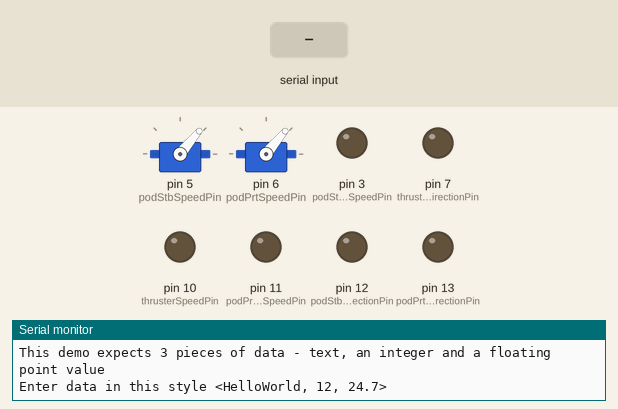
Recording of a sketch running on a simulated Arduino Uno, built with avr-gcc and run on an emulated ATmega328P. Shown: 2 × servo, output pins drawn as LEDs (lit = HIGH), the last lines printed to the serial monitor. Inputs (shaded band) come from the test bench.

Above: at 1.2 s.
1.3 s: "<softSpeedPod:150>" received over Serial
At 2.0 s:
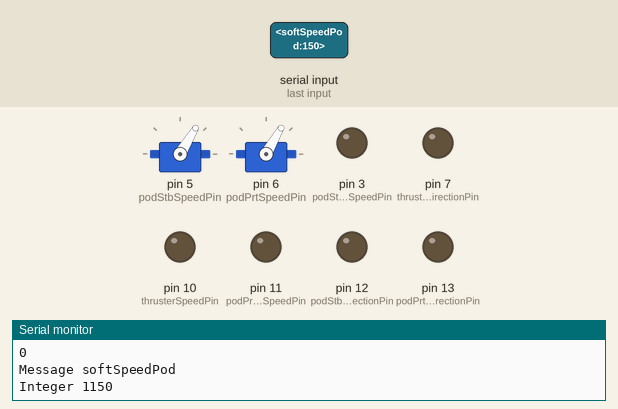
2.8 s: "<ThrusterCommand:1>" received over Serial
At 3.2 s:
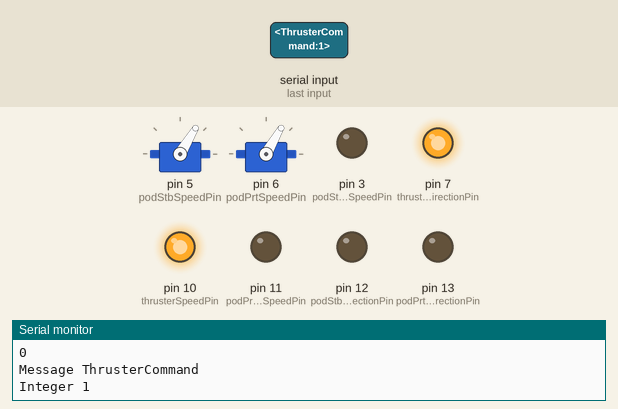
4.3 s: "<softSpeedPod:1>" received over Serial
At 5.5 s:
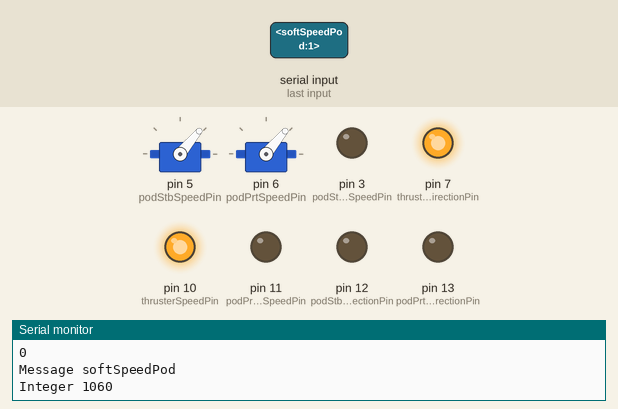
5.8 s: "<ThrusterCommand>" received over Serial
At 6.6 s:
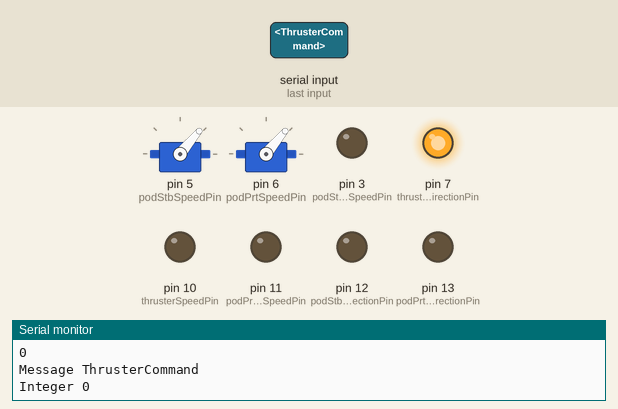
7.3 s: "<softSpeedPod:150>" received over Serial
At 7.8 s:
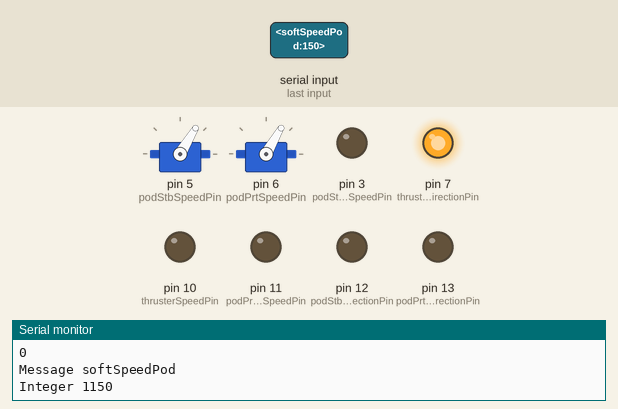
8.8 s: "<softSpeedPod>" received over Serial
At 10.1 s:
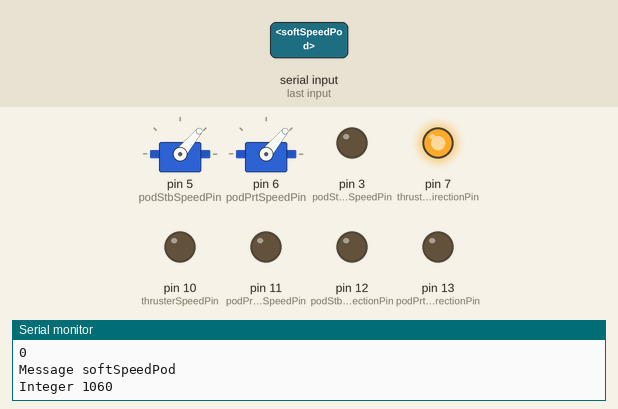
Timing chart, 0 to 11.3 s (numbered marks = the images above; inputs shaded):
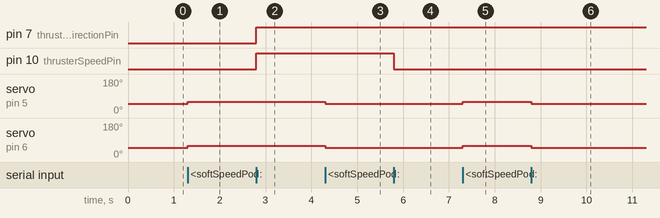

The sketch:

ArduinoRead.ino
```cpp
#include <Servo.h>

int softSpeedPod = 0;
int cmd_speedSB = 0;
int cmd_speedPS = 0;
int cmd_podPosSB = 0;
int cmd_podPosPS = 0;
int cmd_thrusterSpeed = 0;

Servo podStbSpeedPWM;
Servo podPrtSpeedPWM;

//Pin outputs

//STB = A
//Port = B
static byte podStbRotationSpeedPin = 3;
static byte podPrtRotationSpeedPin = 11;
static byte thrusterSpeedPin = 10;

static byte podStbRotationDirectionPin = 12;
static byte podPrtRotationDirectionPin = 13;
static byte thrusterDirectionPin = 7;

static byte podStbSpeedPin = 5;
static byte podPrtSpeedPin = 6;


const int case_softSpeedPod = 0;
const int case_cmd_podPosSB = 0;
const int case_cmd_podPosPS = 0;
const int case_cmd_thrusterSpeed = 0;

// Example 5 - Receive with start- and end-markers combined with parsing

const byte numChars = 32;
char receivedChars[numChars];
char tempChars[numChars];        // temporary array for use when parsing

// variables to hold the parsed data
char messageFromPC[numChars] = {0};
int integerFromPC = 0;
float floatFromPC = 0.0;

boolean newData = false;
String keyData[10];
int valueData[10];
int arraySize = 0;

//============

void setup() {

  podStbSpeedPWM.attach(podStbSpeedPin);
  podPrtSpeedPWM.attach(podPrtSpeedPin);

  podStbSpeedPWM.write(1060);
  podPrtSpeedPWM.write(1060);
  Serial.begin(115200);

  pinMode(podStbRotationSpeedPin, OUTPUT);
  pinMode(podPrtRotationSpeedPin, OUTPUT);
  pinMode(thrusterSpeedPin, OUTPUT);

  pinMode(podStbRotationDirectionPin, OUTPUT);
  pinMode(podPrtRotationDirectionPin, OUTPUT);
  pinMode(thrusterDirectionPin, OUTPUT);


  pinMode(podStbSpeedPin, OUTPUT);
  pinMode(podPrtSpeedPin, OUTPUT);


  Serial.println("This demo expects 3 pieces of data - text, an integer and a floating point value");
  Serial.println("Enter data in this style <HelloWorld, 12, 24.7>  ");
  Serial.println();


}

//============

void loop() {
  recvWithStartEndMarkers();
  if (newData == true) {
    strcpy(tempChars, receivedChars);
    // this temporary copy is necessary to protect the original data
    //   because strtok() used in parseData() replaces the commas with \0
    parseData();
    showParsedData();
    newData = false;
  }
}

void updateData()
{
  analogWrite(podStbRotationSpeedPin, 0);


}

//============

void recvWithStartEndMarkers() {
  static boolean recvInProgress = false;
  static byte ndx = 0;
  char startMarker = '<';
  char endMarker = '>';
  char rc;

  while (Serial.available() > 0 && newData == false) {
    rc = Serial.read();

    if (recvInProgress == true) {
      if (rc != endMarker) {
        receivedChars[ndx] = rc;
        ndx++;
        if (ndx >= numChars) {
          ndx = numChars - 1;
        }
      }
      else {
        receivedChars[ndx] = '\0'; // terminate the string
        recvInProgress = false;
        ndx = 0;
        newData = true;
      }
    }

    else if (rc == startMarker) {
      recvInProgress = true;
    }
  }
}

//============

void parseData() {      // split the data into its parts

  char * strtokIndx; // this is used by strtok() as an index
  strtokIndx = strtok(tempChars, ":");
  int i = 0;
  String str = "";
  //while (strtokIndx != NULL)
  // {

  //strtokIndx = strtok(tempChars, ":");     // get the first part - the string
  strcpy(messageFromPC, strtokIndx); // copy it to messageFromPC
  str = messageFromPC;


  strtokIndx = strtok(NULL, ":"); // this continues where the previous call left off
  integerFromPC = atoi(strtokIndx);     // convert this part to an integer

  //}

  if (str.equals("softSpeedPod"))
  {
    integerFromPC = map(integerFromPC, 0, 100, 1060, 1150);
    integerFromPC = constrain(integerFromPC, 1060, 1150);
    if (integerFromPC < 1070)
    {
      integerFromPC = 1060;
      podStbSpeedPWM.write(integerFromPC);
      podPrtSpeedPWM.write(integerFromPC);
    }
    else
    {
      podStbSpeedPWM.write(integerFromPC);
      podPrtSpeedPWM.write(integerFromPC + 10);
    }
  }

  if (str.equals("case_cmd_podPosSB"))
  {
    if (integerFromPC == 0)
    {
      analogWrite(podStbRotationSpeedPin, 0);
    }

    if (integerFromPC == 1)
    {
      digitalWrite(podStbRotationDirectionPin, true);
      analogWrite(podStbRotationSpeedPin, 255);
    }

    if (integerFromPC == 2)
    {
      digitalWrite(podStbRotationDirectionPin, false);
      analogWrite(podStbRotationSpeedPin, 255);

    }
  }

  if (str.equals("case_cmd_podPosPS"))
  {
    if (integerFromPC == 0)
    {
      analogWrite(podPrtRotationSpeedPin, 0);
      // analogWrite(podStbRotationSpeedPin, 0);
    }

    if (integerFromPC == 1)
    {
      digitalWrite(podPrtRotationDirectionPin, true);
      //digitalWrite(podStbRotationDirectionPin, true);
      analogWrite(podPrtRotationSpeedPin, 255);
      //analogWrite(podStbRotationSpeedPin, 255);
    }

    if (integerFromPC == 2)
    {
      digitalWrite(podPrtRotationDirectionPin, false);
      //digitalWrite(podStbRotationDirectionPin, false);
      analogWrite(podPrtRotationSpeedPin, 255);
      //analogWrite(podStbRotationSpeedPin, 255);

    }
  }

  if (str.equals("ThrusterCommand"))
  {
    if (integerFromPC == 0)
    {
      analogWrite(thrusterSpeedPin, 0);
    }

    if (integerFromPC == 1)
    {
      digitalWrite(thrusterDirectionPin, true);
      analogWrite(thrusterSpeedPin, 255);
    }

    if (integerFromPC == 2)
    {
      digitalWrite(thrusterDirectionPin, false);
      analogWrite(thrusterSpeedPin, 255);

    }
  }

}

//============

void showParsedData() {

  Serial.println("--------------------------------------");
  Serial.println(arraySize);
  Serial.print("Message ");
  Serial.println(messageFromPC);
  Serial.print("Integer ");
  Serial.println(integerFromPC);

}
```

Measured:
- after the input at 1.3 s, servo on pin 5 (podStbSpeedPin): 50° → 59° at once; servo on pin 6 (podPrtSpeedPin): 50° → 60° at once
- after the input at 2.8 s, pin 7 (thrusterDirectionPin), pin 10 (thrusterSpeedPin): LOW → HIGH at once
- after the input at 4.3 s, servo on pin 5 (podStbSpeedPin): 59° → 50° at once; servo on pin 6 (podPrtSpeedPin): 60° → 50° at once
- after the input at 5.8 s, pin 10 (thrusterSpeedPin): HIGH → LOW at once
- after the input at 7.3 s, servo on pin 5 (podStbSpeedPin): 50° → 59° at once; servo on pin 6 (podPrtSpeedPin): 50° → 60° at once
- after the input at 8.8 s, servo on pin 5 (podStbSpeedPin): 59° → 50° at once; servo on pin 6 (podPrtSpeedPin): 60° → 50° at once
